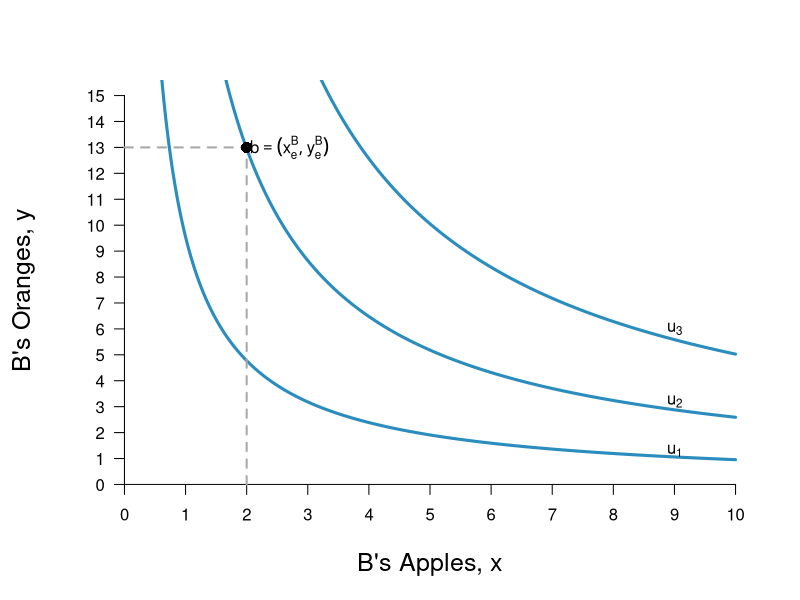

Source code (R):
require(ggplot2)
require(shape)
pdf(file = "bfh-textbook/property/property_fig1b.pdf", width = 9, height = 7)

#Set parameters for graphics
axislabelsize <- 1.5
graphlinewidth <- 3

COL <- c("#7fc97f", "#beaed4", "#fdc086", "#ffff99", "#386cb0", "#f0027f", "#bf5b17", "#666666")
COLA <- c("#99d8c9","#66c2a4","#41ae76", "#238b45", "#005824")
COLB <- c("#4eb3d3", "#2b8cbe", "#0868ac","#084081")

indiffcurveB1 <- function(x, U = 5.09, A = 1, a = 0.5) {
  ((((U-2)/A)*(1/x)^a)^(1/(1-a)))
}

indiffcurveB2 <- function(x, U = 5.09, A = 1, a = 0.5) {
  (((U/A)*(1/x)^a)^(1/(1-a)))
}

indiffcurveB3 <- function(x, U = 5.09, A = 1, a = 0.5) {
  ((((U+2)/A)*(1/x)^a)^(1/(1-a)))
}

#Aisha happens to have found 8 apples and 2 oranges, 
#and Betty happens to have found 2 apples and 13 oranges. 
#Aisha's utility (8^0.5)*(2^0.5) = 4
#Betty's utility (2^0.5)*(13^0.5) = 5.09

#COL <- c("#1B9E77", "#D95F02", "#7570B3", "#E7298A", "#66A61E", "#E6AB02", "#A6761D", "#666666")
#COL <- c("#7fc97f", "#beaed4", "#fdc086", "#ffff99")
COL <- c("#fc9272", "#fb6a4a", "#ef3b2c","#cb181d", "#99000d")
par(mar =  c(5, 5, 4, 2))
xlims <- c(0, 10)
ylims <- c(0, 15)



plot(0, 0, xlim = xlims, ylim = ylims, type = "n",
     xlab = expression(paste("B's Apples, ", x)),
     ylab = expression(paste("B's Oranges, ", y)),
     xaxt = "n", yaxt = "n", cex.lab = axislabelsize, bty = "n")

npts <- 500 
npts2 <- 501
#Specify the sequences of points for graphing. 
xx1 <- seq(xlims[1], xlims[2], length.out = npts)
#xx2 <- seq(xlims[1], xlims[2], length.out = npts)
#xx3 <- seq(xlims[1], xlims[2], length.out = npts2)
#xx4 <- seq(xlims[1], 10, length.out = npts2)

#Draw the lines for the graphs
lines(xx1, indiffcurveB1(xx1), col = COLB[2], lwd = graphlinewidth)
lines(xx1, indiffcurveB2(xx1), col = COLB[2], lwd = graphlinewidth)
lines(xx1, indiffcurveB3(xx1), col = COLB[2], lwd = graphlinewidth)
#lines(xx2, solowCondition(xx2, delta = 5), col = COL[3], lwd = 4)
#lines(xx2, solowInfeas(xx2, delta = 5), col = COL[1], lwd = 4, lty = 2)

#Customize ticks and labels for the plot
ticksy <- seq(from = 0, to = 15, by = 1)
ylabels <- seq(from = 0, to = 15, by = 1)
ticksx <- seq(from = 0, to = 10, by = 1)
xlabels <- seq(from = 0, to = 10, by = 1)
axis(1, at = ticksx, pos = 0, labels = xlabels)
axis(2, at = ticksy, pos = 0, labels = ylabels, las = 1)

#Annotation of the three graphs and the NE
text(9, 1.3, expression(u[1]))
text(9, 3.2, expression(u[2]))
text(9, 6, expression(u[3]))
#text(16, 0.52, expression(paste("Nash Equilibrium")))

#Line to label B's endowment
segments(0, 13, 2, 13, lty = 2, col = "darkgray", lwd = 2)
segments(2, 0, 2, 13, lty = 2, col = "darkgray", lwd = 2)

#Add a point for Aisha's endowment
points(2, 13, pch = 16, col = "black", cex = 1.5)

#Annotating B's endowment
text(2.7, 13, expression(b == (list(x[e]^B, y[e]^B))))


#Arrow to Slope of BRF
#Arrows(14.2, 0.12, 12.2, 0.12, col = "black", lty = 1, lwd = 2, arr.type = "triangle")
#text(16.8, 0.12, expression(paste("Slope = ", q[p])))

#Arrow to Slope of isoprofit
#Arrows(13, 0.80, 15, 0.80, col = "black", lty = 1, lwd = 2, arr.type = "triangle")
#text(10.2, 0.80, expression(paste("Slope = ", frac(q, p))))

dev.off()
